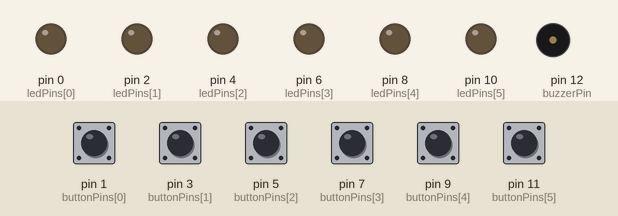
Recording of a sketch running on a simulated Arduino Uno, built with avr-gcc and run on an emulated ATmega328P. Shown: output pins drawn as LEDs (lit = HIGH), buzzer (waves = sounding). Dashed ring = blinking. The test bench sets the inputs (shaded band); at power-on: pin 1 (buttonPins[0]), pin 3 (buttonPins[1]), pin 5 (buttonPins[2]), pin 7 (buttonPins[3]), pin 9 (buttonPins[4]), pin 11 (buttonPins[5]) HIGH.

Above: at 1.2 s.
1.3 s: pin 1 (buttonPins[0]) pulled LOW for 1 s
At 1.44 s:
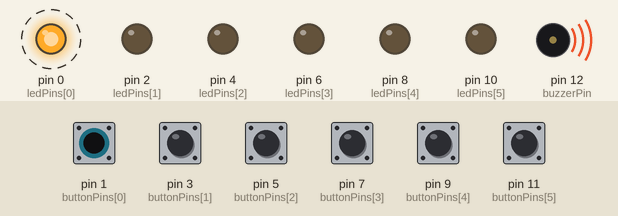
4.3 s: pin 3 (buttonPins[1]) pulled LOW for 0.15 s
At 4.44 s:
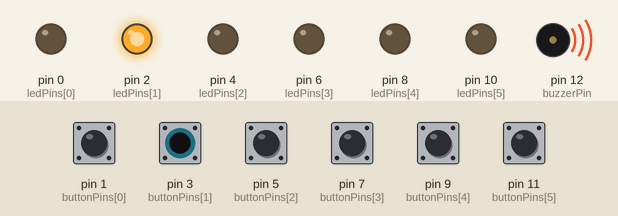
6.0 s: pin 5 (buttonPins[2]) pulled LOW for 0.15 s
At 6.14 s:
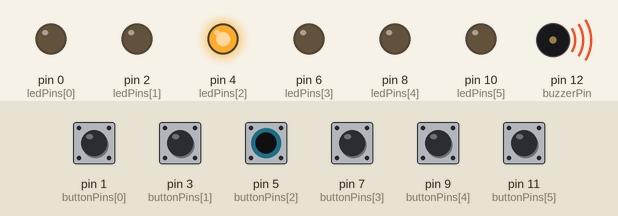
7.7 s: pin 7 (buttonPins[3]) pulled LOW for 0.15 s
At 7.84 s:
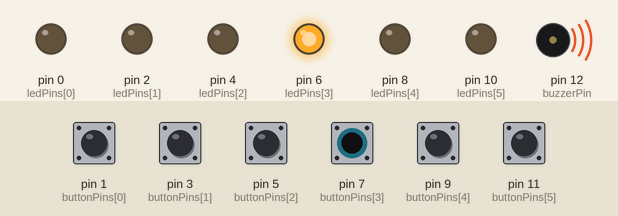
9.4 s: pin 9 (buttonPins[4]) pulled LOW for 0.15 s
At 9.54 s:
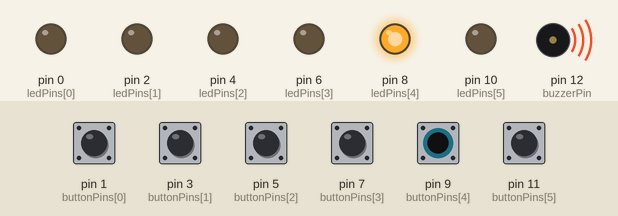
11.1 s: pin 11 (buttonPins[5]) pulled LOW for 0.15 s
At 11.24 s:
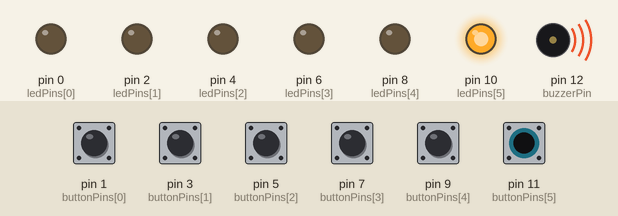
Timing chart, 0 to 13.8 s (numbered marks = the images above; inputs shaded):
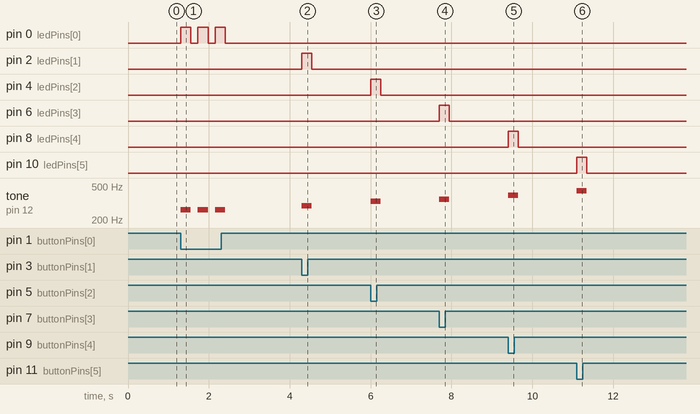

Measured:
- after the input at 1.3 s, pin 0 (ledPins[0]): alternates HIGH for 0.25 s and LOW for 0.18 s, 6 changes in all, then stays LOW, starting at once; tone on pin 12 (buzzerPin): alternates 262 Hz for 0.25 s and silent for 0.18 s, 6 changes in all, then stays silent, starting at once
- after the input at 4.3 s, pin 2 (ledPins[1]): LOW → HIGH at once, → LOW 0.25 s later; tone on pin 12 (buzzerPin): silent → 294 Hz at once, → silent 0.25 s later
- after the input at 6.0 s, pin 4 (ledPins[2]): LOW → HIGH at once, → LOW 0.25 s later; tone on pin 12 (buzzerPin): silent → 330 Hz at once, → silent 0.25 s later
- after the input at 7.7 s, pin 6 (ledPins[3]): LOW → HIGH at once, → LOW 0.25 s later; tone on pin 12 (buzzerPin): silent → 349 Hz at once, → silent 0.25 s later
- after the input at 9.4 s, pin 8 (ledPins[4]): LOW → HIGH at once, → LOW 0.25 s later; tone on pin 12 (buzzerPin): silent → 392 Hz at once, → silent 0.25 s later
- after the input at 11.1 s, pin 10 (ledPins[5]): LOW → HIGH at once, → LOW 0.25 s later; tone on pin 12 (buzzerPin): silent → 440 Hz at once, → silent 0.25 s later

The sketch:

mini_piano.ino
```cpp
#include "pitches.h"

// LED pin numbers (C, D, E, F, G, A)
const int ledPins[6] = {0, 2, 4, 6, 8, 10};

// Button pin numbers (C, D, E, F, G, A)
const int buttonPins[6] = {1, 3, 5, 7, 9, 11};

// Passive buzzer pin
const int buzzerPin = 12;

// Note frequencies (C4 to A4)
const int noteFrequencies[6] = {
  NOTE_C4, NOTE_D4, NOTE_E4,
  NOTE_F4, NOTE_G4, NOTE_A4
};

// Length of each note in milliseconds
const int noteDuration = 250;

// Pause time between notes
const int pauseDuration = 30;

void setup() {
  // Set LED pins as outputs
  for (int i = 0; i < 6; i++) {
    pinMode(ledPins[i], OUTPUT);
  }

  // Set button pins as inputs with internal pull-up resistors
  for (int i = 0; i < 6; i++) {
    pinMode(buttonPins[i], INPUT_PULLUP);
  }

  pinMode(buzzerPin, OUTPUT);
}

void loop() {
  // Check each button
  for (int i = 0; i < 6; i++) {
    // Button is pressed when the pin reads LOW
    if (digitalRead(buttonPins[i]) == LOW) {
      playNote(i);
      delay(150); // Simple debounce delay
    }
  }
}

// Play a note and flash the matching LED
void playNote(int index) {
  tone(buzzerPin, noteFrequencies[index], noteDuration);
  digitalWrite(ledPins[index], HIGH);  // Turn on LED
  delay(noteDuration);                 // Wait for note to finish
  digitalWrite(ledPins[index], LOW);   // Turn off LED
  noTone(buzzerPin);                   // Stop sound
  delay(pauseDuration);               // Short pause between notes
}
```

pitches.h
```cpp
#define NOTE_B0  31
#define NOTE_C1  33
#define NOTE_CS1 35
#define NOTE_D1  37
#define NOTE_DS1 39
#define NOTE_E1  41
#define NOTE_F1  44
#define NOTE_FS1 46
#define NOTE_G1  49
#define NOTE_GS1 52
#define NOTE_A1  55
#define NOTE_AS1 58
#define NOTE_B1  62
#define NOTE_C2  65
#define NOTE_CS2 69
#define NOTE_D2  73
#define NOTE_DS2 78
#define NOTE_E2  82
#define NOTE_F2  87
#define NOTE_FS2 93
#define NOTE_G2  98
#define NOTE_GS2 104
#define NOTE_A2  110
#define NOTE_AS2 117
#define NOTE_B2  123
#define NOTE_C3  131
#define NOTE_CS3 139
#define NOTE_D3  147
#define NOTE_DS3 156
#define NOTE_E3  165
#define NOTE_F3  175
#define NOTE_FS3 185
#define NOTE_G3  196
#define NOTE_GS3 208
#define NOTE_A3  220
#define NOTE_AS3 233
#define NOTE_B3  247
#define NOTE_C4  262
#define NOTE_CS4 277
#define NOTE_D4  294
#define NOTE_DS4 311
#define NOTE_E4  330
#define NOTE_F4  349
#define NOTE_FS4 370
#define NOTE_G4  392
#define NOTE_GS4 415
#define NOTE_A4  440
#define NOTE_AS4 466
#define NOTE_B4  494
#define NOTE_C5  523
#define NOTE_CS5 554
#define NOTE_D5  587
#define NOTE_DS5 622
#define NOTE_E5  659
#define NOTE_F5  698
#define NOTE_FS5 740
#define NOTE_G5  784
#define NOTE_GS5 831
#define NOTE_A5  880
#define NOTE_AS5 932
#define NOTE_B5  988
#define NOTE_C6  1047
#define NOTE_CS6 1109
#define NOTE_D6  1175
#define NOTE_DS6 1245
#define NOTE_E6  1319
#define NOTE_F6  1397
#define NOTE_FS6 1480
#define NOTE_G6  1568
#define NOTE_GS6 1661
#define NOTE_A6  1760
#define NOTE_AS6 1865
#define NOTE_B6  1976
#define NOTE_C7  2093
#define NOTE_CS7 2217
#define NOTE_D7  2349
#define NOTE_DS7 2489
#define NOTE_E7  2637
#define NOTE_F7  2794
#define NOTE_FS7 2960
#define NOTE_G7  3136
#define NOTE_GS7 3322
#define NOTE_A7  3520
#define NOTE_AS7 3729
#define NOTE_B7  3951
#define NOTE_C8  4186
#define NOTE_CS8 4435
#define NOTE_D8  4699
#define NOTE_DS8 4978
```
